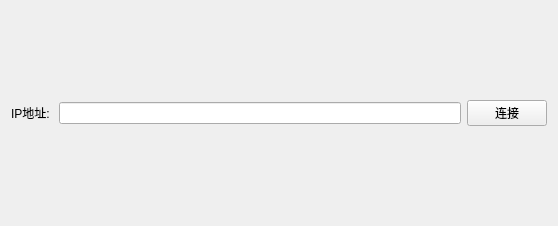
<?xml version="1.0" encoding="UTF-8"?>
<ui version="4.0">
 <class>Widget</class>
 <widget class="QWidget" name="Widget">
  <property name="geometry">
   <rect>
    <x>0</x>
    <y>0</y>
    <width>558</width>
    <height>226</height>
   </rect>
  </property>
  <property name="windowTitle">
   <string>Widget</string>
  </property>
  <layout class="QHBoxLayout" name="horizontalLayout">
   <item>
    <widget class="QLabel" name="label">
     <property name="text">
      <string>IP地址: </string>
     </property>
    </widget>
   </item>
   <item>
    <widget class="QLineEdit" name="lineEdit"/>
   </item>
   <item>
    <widget class="QPushButton" name="btnConnect">
     <property name="text">
      <string>连接</string>
     </property>
    </widget>
   </item>
  </layout>
 </widget>
 <resources/>
 <connections/>
</ui>
